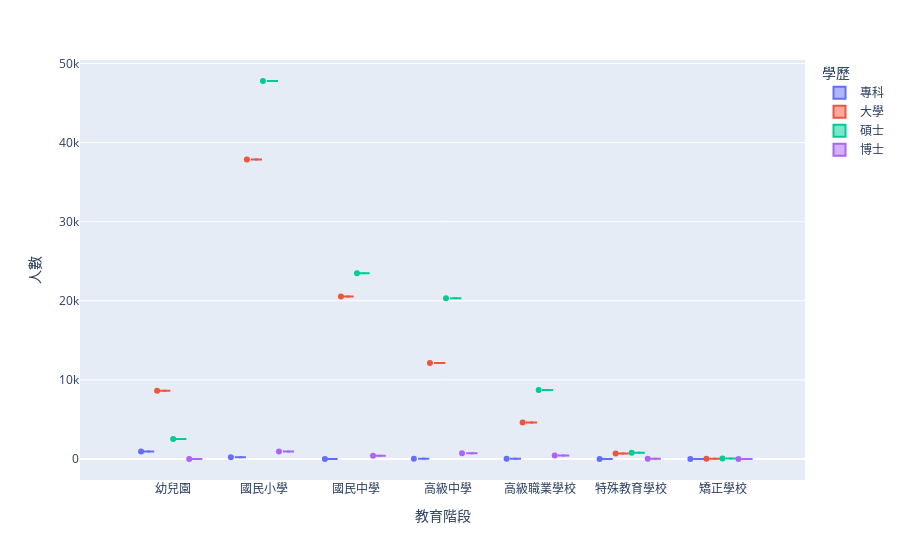

Notebook cell for this chart:
### Code cell
import pandas as pd
import plotly.express as px

# 資料準備
data = {'教育階段': ['幼兒園', '國民小學', '國民中學', '高級中學', '高級職業學校', '特殊教育學校', '矯正學校'],
        '專科': [944, 237, 8, 31, 27, 1, 0],
        '大學': [8640, 37859, 20531, 12142, 4620, 701, 23],
        '碩士': [2514, 47793, 23480, 20340, 8736, 796, 50],
        '博士': [15, 959, 400, 722, 434, 28, 4]}
df = pd.DataFrame(data)

# 將數據轉換成長格式
df_long = pd.melt(df, id_vars=['教育階段'], var_name='學歷', value_name='人數')

# 繪製Violin plot
fig = px.violin(df_long, x='教育階段', y='人數', color='學歷', box=True, points='all')

# 顯示圖表
fig.show()

### Figure 1 — Plotly figure (JSON) as saved in the notebook; plotly's stock layout.template omitted (floating-point values rounded to 4 significant figures)
{"data": [{"alignmentgroup": "True", "box": {"visible": true}, "hovertemplate": "學歷=專科<br>教育階段=%{x}<br>人數=%{y}<extra></extra>", "legendgroup": "專科", "marker": {"color": "#636efa"}, "name": "專科", "offsetgroup": "專科", "orientation": "v", "points": "all", "scalegroup": "True", "showlegend": true, "type": "violin", "x": ["幼兒園", "國民小學", "國民中學", "高級中學", "高級職業學校", "特殊教育學校", "矯正學校"], "x0": " ", "xaxis": "x", "y": [944, 237, 8, 31, 27, 1, 0], "y0": " ", "yaxis": "y"}, {"alignmentgroup": "True", "box": {"visible": true}, "hovertemplate": "學歷=大學<br>教育階段=%{x}<br>人數=%{y}<extra></extra>", "legendgroup": "大學", "marker": {"color": "#EF553B"}, "name": "大學", "offsetgroup": "大學", "orientation": "v", "points": "all", "scalegroup": "True", "showlegend": true, "type": "violin", "x": ["幼兒園", "國民小學", "國民中學", "高級中學", "高級職業學校", "特殊教育學校", "矯正學校"], "x0": " ", "xaxis": "x", "y": [8640, 37859, 20531, 12142, 4620, 701, 23], "y0": " ", "yaxis": "y"}, {"alignmentgroup": "True", "box": {"visible": true}, "hovertemplate": "學歷=碩士<br>教育階段=%{x}<br>人數=%{y}<extra></extra>", "legendgroup": "碩士", "marker": {"color": "#00cc96"}, "name": "碩士", "offsetgroup": "碩士", "orientation": "v", "points": "all", "scalegroup": "True", "showlegend": true, "type": "violin", "x": ["幼兒園", "國民小學", "國民中學", "高級中學", "高級職業學校", "特殊教育學校", "矯正學校"], "x0": " ", "xaxis": "x", "y": [2514, 47793, 23480, 20340, 8736, 796, 50], "y0": " ", "yaxis": "y"}, {"alignmentgroup": "True", "box": {"visible": true}, "hovertemplate": "學歷=博士<br>教育階段=%{x}<br>人數=%{y}<extra></extra>", "legendgroup": "博士", "marker": {"color": "#ab63fa"}, "name": "博士", "offsetgroup": "博士", "orientation": "v", "points": "all", "scalegroup": "True", "showlegend": true, "type": "violin", "x": ["幼兒園", "國民小學", "國民中學", "高級中學", "高級職業學校", "特殊教育學校", "矯正學校"], "x0": " ", "xaxis": "x", "y": [15, 959, 400, 722, 434, 28, 4], "y0": " ", "yaxis": "y"}], "layout": {"legend": {"title": {"text": "學歷"}, "tracegroupgap": 0}, "margin": {"t": 60}, "violinmode": "group", "xaxis": {"anchor": "y", "domain": [0, 1], "title": {"text": "教育階段"}}, "yaxis": {"anchor": "x", "domain": [0, 1], "title": {"text": "人數"}}}}
